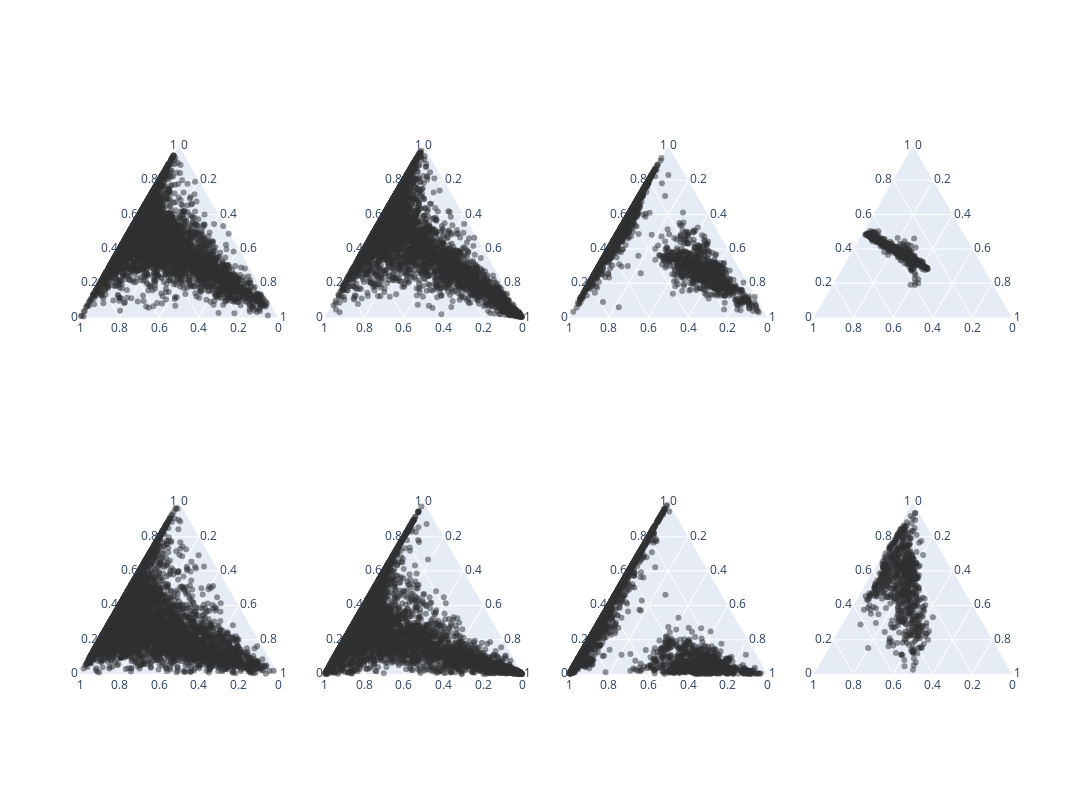

Notebook source saved alongside this figure:
### Code cell
# Plot triangular loading plot for the 3 datasets
fig = go.Figure(layout={'width':1500, 'height':800})
fig = make_subplots(figure=fig, rows=2, cols=4, specs=[[{'type':'ternary'} for j in range(4)] for i in range(2)])

dfs = [itrim_df, ltrim_df, ploadings_df, cvloadings_df]

for i in range(4):
    df_ = dfs[i]
    fig.add_trace(go.Scatterternary(a=df_['FCCA_loadings'].values, b=df_['KCA_loadings'].values, c=df_['PCA_loadings'].values,
                  opacity=0.8, mode="markers", marker={'opacity':0.5, 'color':'black'}, cliponaxis=False, showlegend=False, text=['', '', '']), 
                  row=1, col=i + 1)
    fig.add_trace(go.Scatterternary(a=df_['DCA_loadings'].values, b=df_['FCCA_loadings'].values, c=df_['PCA_loadings'].values,
                  opacity=0.8, mode="markers", marker={'opacity':0.5, 'color':'black'}, cliponaxis=False, showlegend=False, text=['', '', '']), 
                  row=2, col=i + 1)

for i in range(8):
    fig.update_layout({'ternary%i' % (i + 1):{'aaxis':{'title':' ', 'linewidth':0},
                                'baxis':{'title':' ', 'linewidth':0},
                                'caxis':{'title':' ', 'linewidth':0}}})
    fig.update_layout({'ternary%i' % (i + 1):{'aaxis':{'title':' ', 'linewidth':0},
                                'baxis':{'title':' ', 'linewidth':0},
                                'caxis':{'title':' ', 'linewidth':0}}})

# fig.add_annotation(x=0, y=1.2 * np.cos(np.pi/3), text='DCA_loadings', showarrow=False, textangle=300, font={'size':16}, xref='x1', yref='y1')
# fig.add_annotation(x=0, y=1.2 * np.cos(np.pi/3), text='Hello', showarrow=False, textangle=300, font={'size':16})

#fig.update_layout(xaxis={'layer':'below traces'}, yaxis={'layer':'below traces'})
fig.show()
# Manually add axes labels
#fig.write_image('barycentric_plot.pdf')

### Figure 1 — Plotly figure (JSON) as saved in the notebook; plotly's stock layout.template omitted (floating-point values rounded to 4 significant figures; data arrays with more than 128 entries replaced by an {"elided": "..."} marker saying what was removed)
{"data": [{"a": {"elided": "7011 float values"}, "b": {"elided": "7011 float values"}, "c": {"elided": "7011 float values"}, "cliponaxis": false, "marker": {"color": "black", "opacity": 0.5}, "mode": "markers", "opacity": 0.8, "showlegend": false, "subplot": "ternary", "text": ["", "", ""], "type": "scatterternary"}, {"a": {"elided": "7011 float values"}, "b": {"elided": "7011 float values"}, "c": {"elided": "7011 float values"}, "cliponaxis": false, "marker": {"color": "black", "opacity": 0.5}, "mode": "markers", "opacity": 0.8, "showlegend": false, "subplot": "ternary5", "text": ["", "", ""], "type": "scatterternary"}, {"a": {"elided": "7173 float values"}, "b": {"elided": "7173 float values"}, "c": {"elided": "7173 float values"}, "cliponaxis": false, "marker": {"color": "black", "opacity": 0.5}, "mode": "markers", "opacity": 0.8, "showlegend": false, "subplot": "ternary2", "text": ["", "", ""], "type": "scatterternary"}, {"a": {"elided": "7173 float values"}, "b": {"elided": "7173 float values"}, "c": {"elided": "7173 float values"}, "cliponaxis": false, "marker": {"color": "black", "opacity": 0.5}, "mode": "markers", "opacity": 0.8, "showlegend": false, "subplot": "ternary6", "text": ["", "", ""], "type": "scatterternary"}, {"a": {"elided": "3609 float values"}, "b": {"elided": "3609 float values"}, "c": {"elided": "3609 float values"}, "cliponaxis": false, "marker": {"color": "black", "opacity": 0.5}, "mode": "markers", "opacity": 0.8, "showlegend": false, "subplot": "ternary3", "text": ["", "", ""], "type": "scatterternary"}, {"a": {"elided": "3609 float values"}, "b": {"elided": "3609 float values"}, "c": {"elided": "3609 float values"}, "cliponaxis": false, "marker": {"color": "black", "opacity": 0.5}, "mode": "markers", "opacity": 0.8, "showlegend": false, "subplot": "ternary7", "text": ["", "", ""], "type": "scatterternary"}, {"a": {"elided": "774 float values"}, "b": {"elided": "774 float values"}, "c": {"elided": "774 float values"}, "cliponaxis": false, "marker": {"color": "black", "opacity": 0.5}, "mode": "markers", "opacity": 0.8, "showlegend": false, "subplot": "ternary4", "text": ["", "", ""], "type": "scatterternary"}, {"a": {"elided": "774 float values"}, "b": {"elided": "774 float values"}, "c": {"elided": "774 float values"}, "cliponaxis": false, "marker": {"color": "black", "opacity": 0.5}, "mode": "markers", "opacity": 0.8, "showlegend": false, "subplot": "ternary8", "text": ["", "", ""], "type": "scatterternary"}], "layout": {"height": 800, "ternary": {"aaxis": {"linewidth": 0, "title": {"text": " "}}, "baxis": {"linewidth": 0, "title": {"text": " "}}, "caxis": {"linewidth": 0, "title": {"text": " "}}, "domain": {"x": [0, 0.2125], "y": [0.575, 1]}}, "ternary2": {"aaxis": {"linewidth": 0, "title": {"text": " "}}, "baxis": {"linewidth": 0, "title": {"text": " "}}, "caxis": {"linewidth": 0, "title": {"text": " "}}, "domain": {"x": [0.2625, 0.475], "y": [0.575, 1]}}, "ternary3": {"aaxis": {"linewidth": 0, "title": {"text": " "}}, "baxis": {"linewidth": 0, "title": {"text": " "}}, "caxis": {"linewidth": 0, "title": {"text": " "}}, "domain": {"x": [0.525, 0.7375], "y": [0.575, 1]}}, "ternary4": {"aaxis": {"linewidth": 0, "title": {"text": " "}}, "baxis": {"linewidth": 0, "title": {"text": " "}}, "caxis": {"linewidth": 0, "title": {"text": " "}}, "domain": {"x": [0.7875, 1], "y": [0.575, 1]}}, "ternary5": {"aaxis": {"linewidth": 0, "title": {"text": " "}}, "baxis": {"linewidth": 0, "title": {"text": " "}}, "caxis": {"linewidth": 0, "title": {"text": " "}}, "domain": {"x": [0, 0.2125], "y": [0, 0.425]}}, "ternary6": {"aaxis": {"linewidth": 0, "title": {"text": " "}}, "baxis": {"linewidth": 0, "title": {"text": " "}}, "caxis": {"linewidth": 0, "title": {"text": " "}}, "domain": {"x": [0.2625, 0.475], "y": [0, 0.425]}}, "ternary7": {"aaxis": {"linewidth": 0, "title": {"text": " "}}, "baxis": {"linewidth": 0, "title": {"text": " "}}, "caxis": {"linewidth": 0, "title": {"text": " "}}, "domain": {"x": [0.525, 0.7375], "y": [0, 0.425]}}, "ternary8": {"aaxis": {"linewidth": 0, "title": {"text": " "}}, "baxis": {"linewidth": 0, "title": {"text": " "}}, "caxis": {"linewidth": 0, "title": {"text": " "}}, "domain": {"x": [0.7875, 1], "y": [0, 0.425]}}, "width": 1500}}
